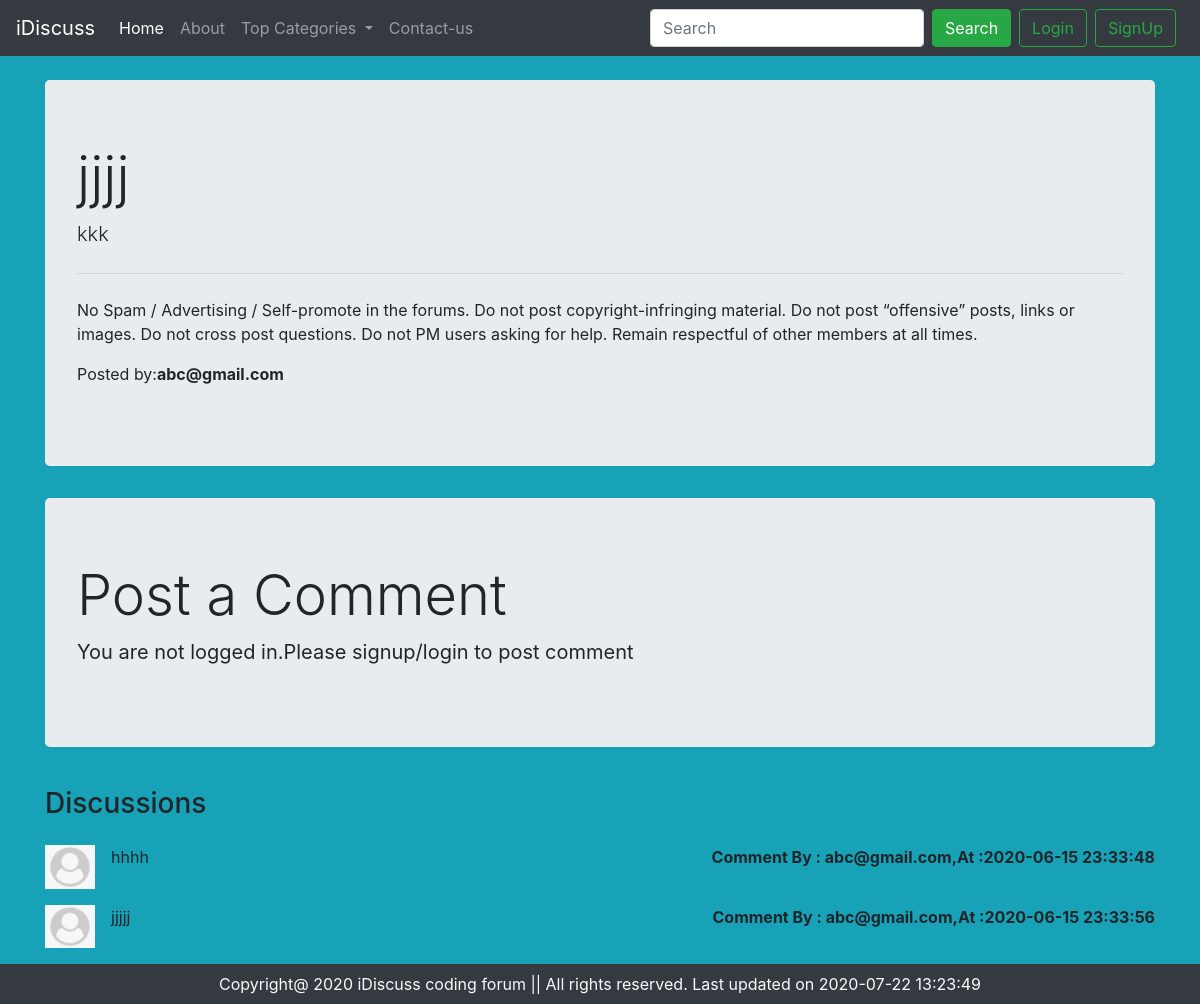
/Project-2/thread.php?threadid=19, run on the app's committed database.
### tables this page shows
CREATE TABLE `threads` (
  `thread_id` int(10) NOT NULL,
  `thread_title` varchar(200) NOT NULL,
  `thread_desc` text NOT NULL,
  `thread_cat_id` int(10) NOT NULL,
  `thread_user_id` int(10) NOT NULL,
  `thread_tstamp` datetime NOT NULL DEFAULT current_timestamp()
);

CREATE TABLE `users_idiscuss` (
  `sno` int(8) NOT NULL,
  `user_email` varchar(30) NOT NULL,
  `user_pass` varchar(200) NOT NULL,
  `timestamp` datetime NOT NULL DEFAULT current_timestamp()
);

CREATE TABLE `comments` (
  `comment_id` int(5) NOT NULL,
  `comment_content` text NOT NULL,
  `thread_id` int(5) NOT NULL,
  `comment_by` int(5) NOT NULL,
  `comment_time` datetime NOT NULL DEFAULT current_timestamp()
);

### Project-2/thread.php (the view, shortened to what this page needs)
<!doctype html>
<html lang="en">
<head>
    <link rel="stylesheet" href="https://stackpath.bootstrapcdn.com/bootstrap/4.5.0/css/bootstrap.min.css"
>
</head>
<body class="bg-info">
    <?php include 'partials/header.php'; ?>
    <?php
        include 'partials/dbconnect.php';
                $threadid =$_GET['threadid'];
                $sql = "SELECT * FROM `threads`WHERE thread_id=$threadid";
                $result = mysqli_query($conn, $sql);
                $num_row = mysqli_num_rows($result);
                if ($num_row > 0) {
                    while ($row = mysqli_fetch_assoc($result)) {
                        $title = $row["thread_title"];
                        $desc= $row["thread_desc"];
                        $thread_user_id= $row["thread_user_id"];
                        $sql2 = "SELECT * FROM `users_idiscuss` WHERE sno=$thread_user_id";
                        $result2 =mysqli_query($conn,$sql2);
                        $row2 = mysqli_fetch_assoc($result2);
                        $posted_by = $row2["user_email"];
                     }
                }
    ?>
    <div class="container my-4">
        <div class="jumbotron">
            <h1 class="display-4"> <?php echo $title;?></h1>
            <p class="lead"><?php echo $desc; ?></p>
            <hr class="my-4">
            <p>No Spam / Advertising / Self-promote in the forums.
                Do not post copyright-infringing material.
                Do not post “offensive” posts, links or images.
                Do not cross post questions.
                Do not PM users asking for help.
                Remain respectful of other members at all times.
            </p>
            <p>Posted by:<b><?php echo $posted_by;?></b></p>
        </div>
    </div>
    <?php
    if(isset($_SESSION['loggedin']) && $_SESSION['loggedin']==true){
        echo '<div class="container">
        <h3 class="py-2">Post a Comment</h3>
        <form action="'.$_SERVER['REQUEST_URI'].'" method="POST">
            <div class="form-group">
                <label for="desc">Type your Comment</label><input type="hidden" name="" value="'.$_SESSION['sno'].'">
                <textarea class="form-control" id="comment" name="comment" rows="3"></textarea>
            </div>
            <div class="form-group">
                <button type="submit" class="btn btn-sm btn-success">Post Comment</button>
            </div>
        </form>
    </div>';
    }
    else{
        echo '<div class="container">
                <div class="jumbotron">
                    <h1 class="display-4">Post a Comment</h1>
                    <p class="lead"><b>You are not logged in.Please signup/login to post comment</b></p>
                </div>
            </div>';
    }
    ?>
    <div class="container">
        <h3 class="py-2">Discussions</h3>
        <?php
                include 'partials/dbconnect.php';
                $threadid=$_GET['threadid'];
                $sql = "SELECT * FROM `comments`WHERE thread_id=$threadid";
                $result = mysqli_query($conn, $sql);
                $num_row = mysqli_num_rows($result);
                if ($num_row > 0) {
                    while ($row = mysqli_fetch_assoc($result)) {
                        $content = $row["comment_content"];
                        $commenttime = $row["comment_time"];
                        $thread_user_id = $row["comment_by"];
                        $sql2 = "SELECT * FROM `users_idiscuss` WHERE sno=$thread_user_id";
                        $result2 =mysqli_query($conn,$sql2);
                        $row2 = mysqli_fetch_assoc($result2);
                        $user_name = $row2["user_email"];
                        echo' <div class="media my-3">
                        <img src="img/userdefault.png" width="50px" class="mr-3" alt="userdefault image">
                        <div class="media-body">
                            <p>'.  $content.'</p>
                        </div>
                        <p class="font-weight-bold my-0">Comment By : '.$user_name.',At :'. $commenttime.'</p>
                    </div>';
                     }
                }
        ?>
    </div>
    <?php include 'partials/footer.php'; ?>
</body>
</html>

### data on the page
threads: thread_title "jjjj", thread_desc "kkk"
users_idiscuss: user_email "abc@gmail.com"
comments: comment_content "hhhh", users_idiscuss.user_email "abc@gmail.com", comment_time "2020-06-15 23:33:48"
comments: comment_content "jjjjj", users_idiscuss.user_email "abc@gmail.com", comment_time "2020-06-15 23:33:56"
